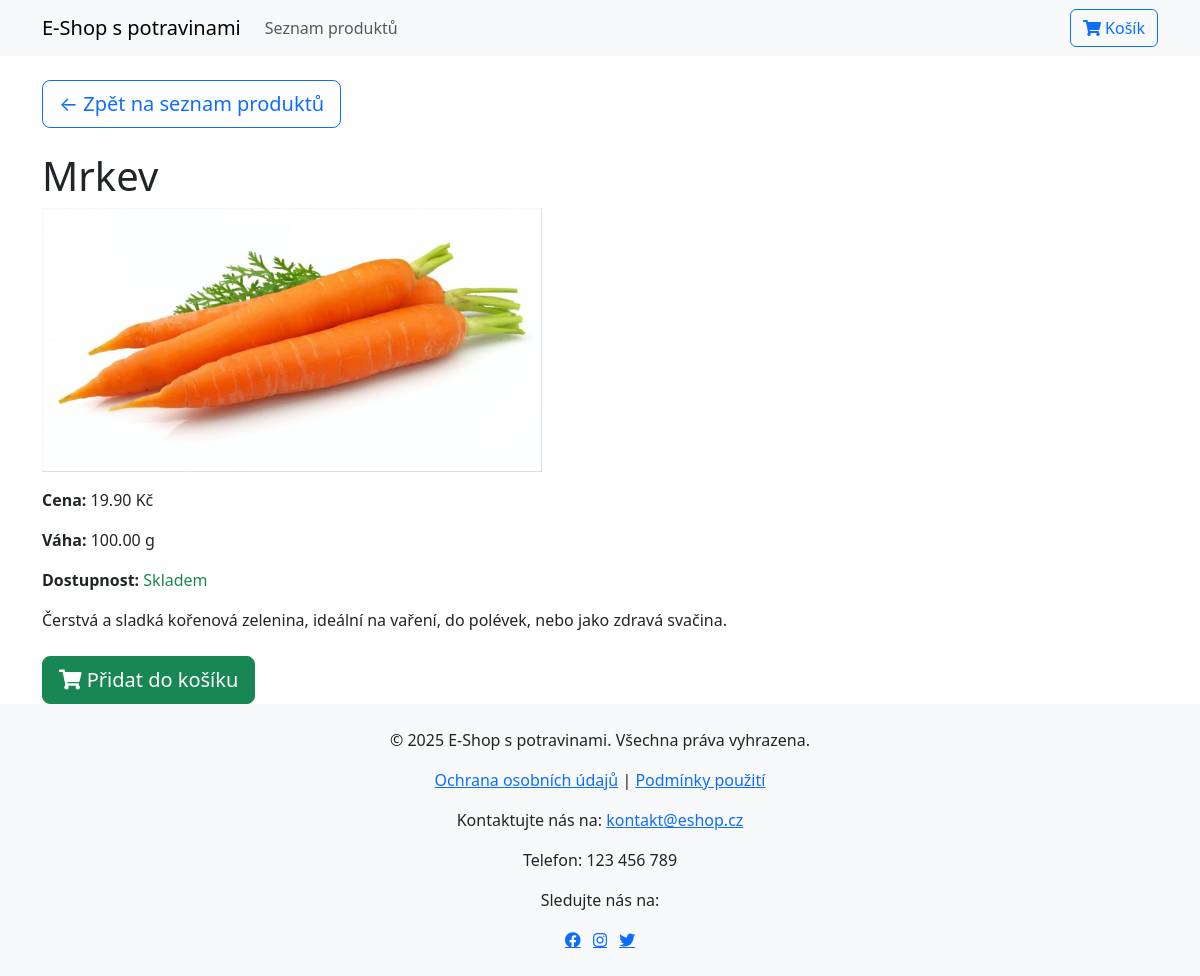
Screenshot of /product/12/ with the database file from the repository.
### main/models.py (models this page shows, shortened)
class Product(models.Model):
    name = models.CharField(max_length=255)
    price = models.DecimalField(max_digits=10, decimal_places=2)
    description = models.TextField(blank=True, null=True)
    weight = models.DecimalField(max_digits=10, decimal_places=2, blank=True, null=True)
    available = models.BooleanField(default=True)
    image = models.ImageField(upload_to='products/', blank=True, null=True)
    category = models.ForeignKey(Category, on_delete=models.CASCADE, related_name='products')

### main/views.py (the view)
# urls.py: path('product/<int:pk>/', views.ProductDetail.as_view(), name='product_detail'),
class ProductDetail(DetailView):
    model = Product
    template_name = 'main/ProductDetail.html'
    context_object_name = 'product'

### main/templates/main/ProductDetail.html
{% extends 'main/base.html' %}
{% load static %}
{% block content %}
    <div class="mb-4">
        <a href="{% url 'product_list' %}" class="btn btn-outline-primary btn-lg">
            ← Zpět na seznam produktů
        </a>
    </div>
    <h1>{{ product.name }}</h1>
    {% if product.image %}
        <img src="{{ product.image.url }}" alt="{{ product.name }}" style="max-width: 500px;" class="mb-3">
    {% else %}
        <p>Obrázek není k dispozici.</p>
    {% endif %}
    <p><strong>Cena:</strong> {{ product.price }} Kč</p>
    <p><strong>Váha:</strong> {{ product.weight }} g</p>
    <p><strong>Dostupnost:</strong>
        {% if product.available %}
            <span class="text-success">Skladem</span>
        {% else %}
            <span class="text-danger">Vyprodáno</span>
        {% endif %}
    </p>
    <p>{{ product.description }}</p>
    <div class="mt-4">
        <a href="#" class="btn btn-success btn-lg add-to-cart" data-product-id="{{ product.pk }}" data-product-name="{{ product.name }}">
            <i class="fas fa-shopping-cart"></i> Přidat do košíku
        </a>
    </div>
{% endblock %}

### main/templates/main/base.html (style rules this page uses)
html, body { height: 100%; }
body { display: flex; flex-direction: column; }

### rows the page displays
Product: name "Mrkev", image (picture), price "19.90", weight "100.00", description "Čerstvá a sladká kořenová zelenina, ideální na vaření, do polévek, nebo jako zdravá svačina."
